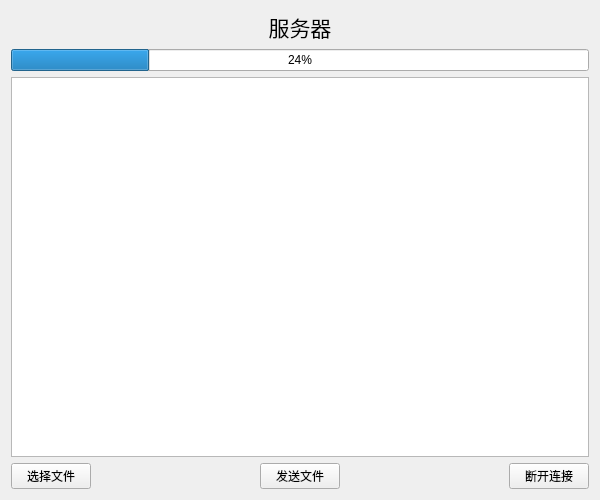
<?xml version="1.0" encoding="UTF-8"?>
<ui version="4.0">
 <class>Widget</class>
 <widget class="QWidget" name="Widget">
  <property name="geometry">
   <rect>
    <x>0</x>
    <y>0</y>
    <width>600</width>
    <height>500</height>
   </rect>
  </property>
  <property name="windowTitle">
   <string>Widget</string>
  </property>
  <layout class="QGridLayout" name="gridLayout">
   <item row="0" column="2">
    <widget class="QLabel" name="label">
     <property name="font">
      <font>
       <family>楷体</family>
       <pointsize>16</pointsize>
      </font>
     </property>
     <property name="text">
      <string>服务器</string>
     </property>
     <property name="alignment">
      <set>Qt::AlignCenter</set>
     </property>
    </widget>
   </item>
   <item row="0" column="3" colspan="2">
    <spacer name="horizontalSpacer_2">
     <property name="orientation">
      <enum>Qt::Horizontal</enum>
     </property>
     <property name="sizeHint" stdset="0">
      <size>
       <width>244</width>
       <height>20</height>
      </size>
     </property>
    </spacer>
   </item>
   <item row="1" column="0" colspan="5">
    <widget class="QProgressBar" name="progressBar">
     <property name="value">
      <number>24</number>
     </property>
    </widget>
   </item>
   <item row="2" column="0" colspan="5">
    <widget class="QTextEdit" name="textEdit"/>
   </item>
   <item row="3" column="0">
    <widget class="QPushButton" name="choose_btn">
     <property name="text">
      <string>选择文件</string>
     </property>
    </widget>
   </item>
   <item row="3" column="1">
    <spacer name="horizontalSpacer_3">
     <property name="orientation">
      <enum>Qt::Horizontal</enum>
     </property>
     <property name="sizeHint" stdset="0">
      <size>
       <width>164</width>
       <height>20</height>
      </size>
     </property>
    </spacer>
   </item>
   <item row="3" column="2">
    <widget class="QPushButton" name="send_btn">
     <property name="text">
      <string>发送文件</string>
     </property>
    </widget>
   </item>
   <item row="3" column="3">
    <spacer name="horizontalSpacer_4">
     <property name="orientation">
      <enum>Qt::Horizontal</enum>
     </property>
     <property name="sizeHint" stdset="0">
      <size>
       <width>163</width>
       <height>20</height>
      </size>
     </property>
    </spacer>
   </item>
   <item row="3" column="4">
    <widget class="QPushButton" name="close_btn">
     <property name="text">
      <string>断开连接</string>
     </property>
    </widget>
   </item>
   <item row="0" column="0" colspan="2">
    <spacer name="horizontalSpacer">
     <property name="orientation">
      <enum>Qt::Horizontal</enum>
     </property>
     <property name="sizeHint" stdset="0">
      <size>
       <width>245</width>
       <height>20</height>
      </size>
     </property>
    </spacer>
   </item>
  </layout>
 </widget>
 <layoutdefault spacing="6" margin="11"/>
 <resources/>
 <connections/>
</ui>
